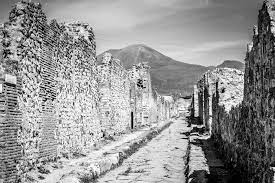
#> input picture Aula08/pompeii.jpeg, 275 x 183 px, found by its file name
$ python code1.py
#> lines starting #> are read from the running program, lines starting #| are printed output that depends on the picture
import cv2 as cv
import numpy as np
from matplotlib import pyplot as plt

img = cv.imread('Aula08\pompeii.jpeg',cv.IMREAD_UNCHANGED)
#> img is the input picture: shape (183, 275, 3); min 0, max 255, mean 149.1

img_borders=cv.Canny(img,100,200)
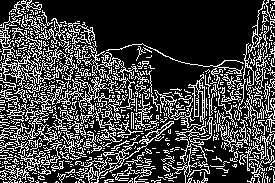
#> img_borders: shape (183, 275); 25.9% white in thin lines or dots

fig = plt.figure()
ax1 = fig.add_subplot(1,2,1)
ax1.imshow(img,cmap='Greys')
ax2 = fig.add_subplot(1,2,2)
ax2.imshow(img_borders,cmap='Greys')
plt.show()
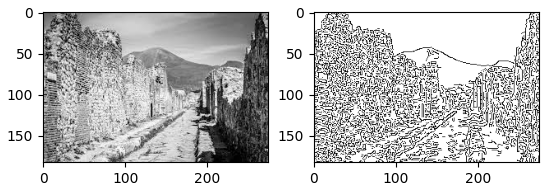
#> figure drawn by matplotlib, 2 panels
